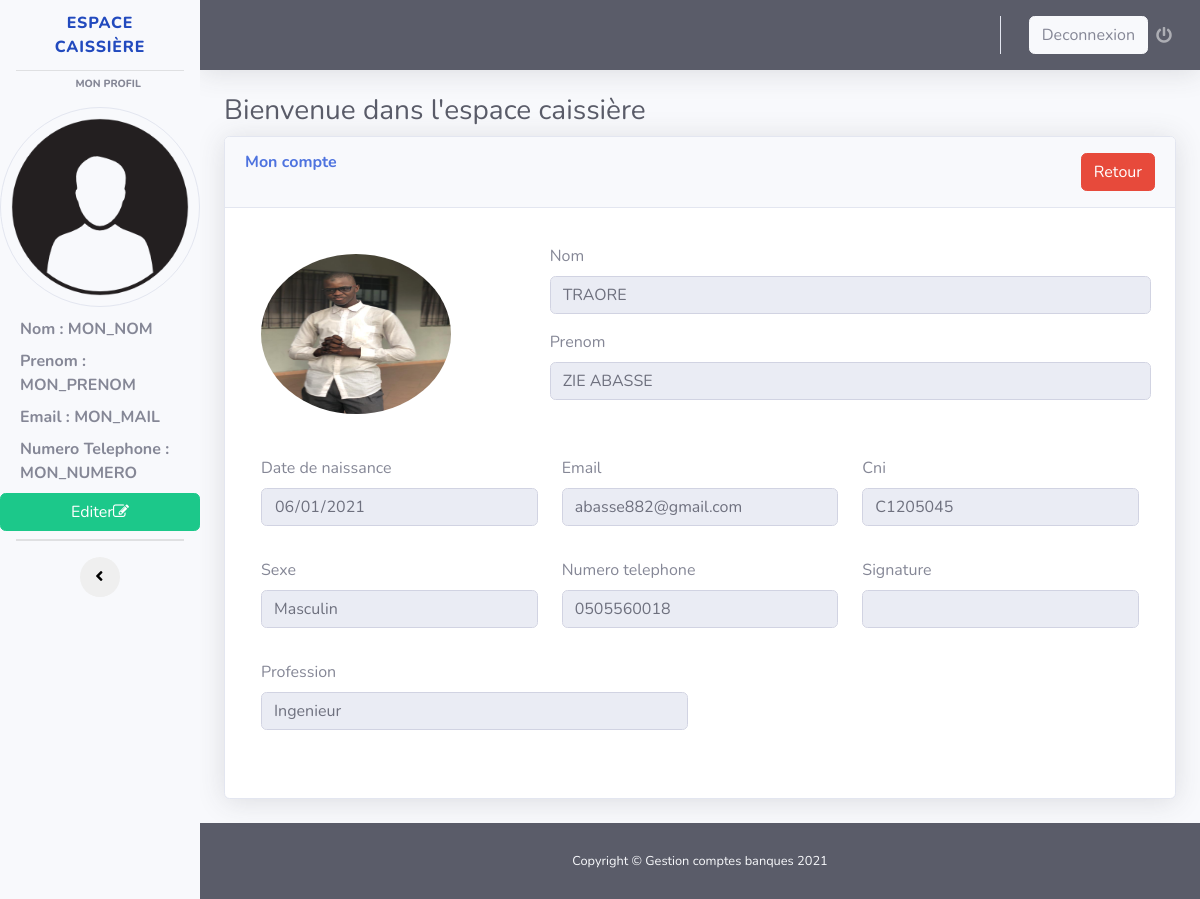
The page /voir_plus.php?Id_clt=1 on the database its author committed.
### tables this page shows
CREATE TABLE `client` (
  `idclient` int(11) NOT NULL,
  `cni` varchar(255) DEFAULT NULL,
  `nomclient` varchar(255) NOT NULL,
  `prenomclient` varchar(255) NOT NULL,
  `datenaissance` date NOT NULL,
  `profession` varchar(255) NOT NULL,
  `telephone` varchar(255) NOT NULL,
  `email` varchar(255) DEFAULT NULL,
  `lienphoto` varchar(255) DEFAULT NULL,
  `liensignature` varchar(255) DEFAULT NULL,
  `archive` int(1) NOT NULL DEFAULT 0,
  `idsexe` int(1) NOT NULL DEFAULT 1
);

CREATE TABLE `sexe` (
  `idsexe` int(11) NOT NULL,
  `libsexe` varchar(255) NOT NULL
);

### voir_plus.php (the view, shortened to what this page needs)
<?php
$bd = bd();
$id = htmlspecialchars(htmlentities($_GET['Id_clt']));
?>
<!DOCTYPE html>
<html lang="en">
<head>
  <link href="vendor/fontawesome-free/css/all.min.css" rel="stylesheet" type="text/css">
  <link rel="stylesheet" href="//maxcdn.bootstrapcdn.com/font-awesome/4.7.0/css/font-awesome.min.css" />
  <link href="css/sb-admin-2.min.css" rel="stylesheet">
  <link href="vendor/datatables/dataTables.bootstrap4.min.css" rel="stylesheet">
</head>
<body id="page-top">
<div id="wrapper" class="bg-dark">
    <ul class="navbar-nav bg-light sidebar sidebar-white accordion" id="accordionSidebar">
      <a class="sidebar-brand d-flex align-items-center justify-content-center" href="#">
        <div class="sidebar-brand-icon rotate-n-15">
        </div>
        <div class="sidebar-brand-text mx-3">ESPACE CAISSIÈRE</div>
      </a>
      <hr class="sidebar-divider my-0">
      <div class="sidebar-heading" style="margin:5px auto;">
        Mon profil
      </div>
      <img src="image/user.png" class="rounded-circle border" alt="image" style="height: 200px; width:200px; margin:10px auto;"/>
      <label style="margin-left: 20px; font-weight:bold;">
          Nom :<?php echo ' MON_NOM'; ?>
      </label>
      <label style="margin-left: 20px; font-weight:bold">
          Prenom :<?php echo ' MON_PRENOM'; ?>
      </label>
      <label style="margin-left: 20px; font-weight:bold">
          Email :<?php echo ' MON_MAIL'; ?>
      </label>
      <label style="margin-left: 20px; font-weight:bold">
          Numero Telephone :<br> <?php echo ' MON_NUMERO'; ?>
      </label>
      <label class="btn btn-success" data-toggle="modal" data-target="#motdepass">
      Editer<span class="fa fa-edit">
      </label>
      <hr class="sidebar-divider my-0">
      <hr class="sidebar-divider">
      <div class="text-center d-none d-md-inline">
        <button class="rounded-circle border-0" id="sidebarToggle"></button>
      </div>
    </ul>
    <div id="content-wrapper" class="d-flex flex-column">
      <div id="content">
        <nav class="navbar navbar-expand navbar-dark bg-dark text-light topbar mb-4 static-top shadow">
          <ul class="navbar-nav ml-auto">
            <li class="nav-item dropdown no-arrow">
              <a class="nav-link dropdown-toggle" href="#" id="userDropdown" role="button" data-toggle="dropdown" aria-haspopup="true" aria-expanded="false">
                <span class="mr-2 d-none d-lg-inline text-gray-600 small btn btn-light">Deconnexion</span>
                <i class="fas fa-power-off"></i>
              </a>
            </li>
          </ul>
        </nav>
        <div class="container-fluid">
          <h1 class="h3 mb-2 text-gray-800">Bienvenue dans l'espace caissière </h1>
          <div class="card shadow mb-4">
            <div class="card-header py-3">
              <h6 class="m-0 font-weight-bold text-primary">Mon compte <a href="espace_caissiere_liste_clients.php" class="btn btn-danger text-white" style="float:right;">Retour </a></h6>
            </div>
            <div class="card-body">
              <div class="table-responsive">
              <form method="" action="">
                <div class="modal-body">
                <?php
                    $requete = $bd->prepare("SELECT * FROM client LEFT JOIN sexe ON sexe.idsexe = client.idclient WHERE idclient = ? ");
                    $donne = $requete->execute(array($id));
                    while($donnes = $requete->fetch() ){
                    ?>
                    <div class="form-group row">
                      <div class="form-group col-4">
                        <img src="image/<?php echo $donnes['lienphoto']; ?>" class="rounded-circle" alt="Cinque Terre" style="width:190px;height: 160px;margin:10px auto;">
                      </div>
                      <div class="form-group col-8">
                        <div class="form-group row">
                            <label>Nom</label>
                            <input readonly type="text" class="form-control"  value="<?php echo $donnes['nomclient']; ?>" >
                        </div>
                        <div class="form-group row">
                            <label>Prenom</label>
                            <input readonly type="text" class="form-control"  value="<?php echo $donnes['prenomclient']; ?>" >
                        </div>
                      </div>
                    </div>
                    <div class="form-group row">
                      <div class="form-group col-4">
                        <label>Date de naissance</label>
                        <input readonly type="date" class="form-control"  value="<?php echo $donnes['datenaissance']; ?>" >
                      </div>
                      <div class="form-group col-4">
                        <label>Email</label>
                        <input readonly type="email" class="form-control"  value="<?php echo $donnes['email']; ?>" >
                      </div>
                      <div class="form-group col-4">
                        <label>Cni</label>
                        <input readonly type="text" class="form-control"  value="<?php echo $donnes['cni']; ?>" >
                      </div>
                    </div>
                    <div class="form-group row">
                      <div class="form-group col-4">
                        <label>Sexe</label>
                        <input readonly type="text" class="form-control" value="<?php echo $donnes['libsexe']; ?>" >
                      </div>
                      <div class="form-group col-4">
                        <label>Numero telephone</label>
                        <input readonly type="text" class="form-control"  value="<?php echo $donnes['telephone']; ?>" >
                      </div>
                      <div class="form-group col-4">
                        <label>Signature</label>
                        <input readonly type="text" class="form-control" value="<?php echo $donnes['liensignature']; ?>" >
                      </div>
                    </div>
                    <div class="form-group row">
                        <div class="form-group col-6">
                            <label>Profession</label>
                            <input readonly type="text" class="form-control" value="<?php echo $donnes['profession'];?>" name="profession" placeholder="Ingenieur, Mécanicien, ..."  >
                        </div>
                    </div>
                    <?php
                    }
                    ?>
                </form>
              </div>
            </div>
          </div>
        </div>
      </div>
      <footer class="sticky-footer bg-dark text-light">
        <div class="container my-auto">
          <div class="copyright text-center my-auto">
            <span>Copyright &copy; Gestion comptes banques 2021</span>
          </div>
        </div>
      </footer>
    </div>
  </div>
</body>
</html>

### rows shown on the page
client: lienphoto (picture), nomclient "TRAORE", prenomclient "ZIE ABASSE", datenaissance "06/01/2021", email "abasse882@gmail.com", cni "C1205045", idsexe.libsexe "Masculin", telephone "0505560018", profession "Ingenieur"
